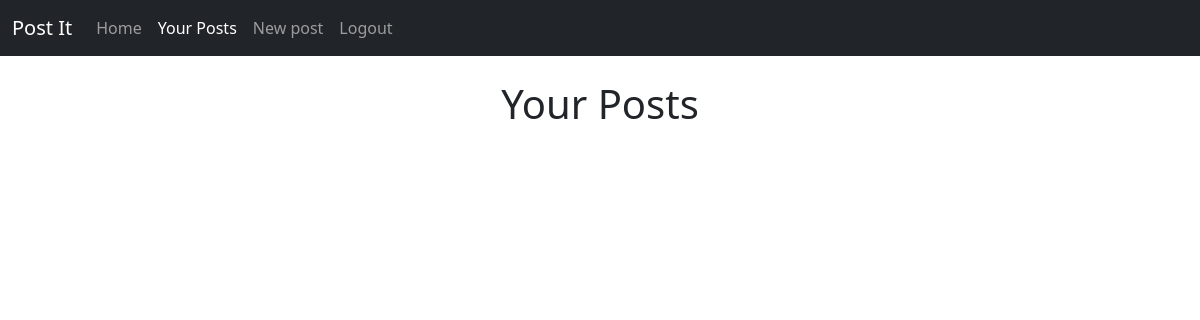
Page /user_post/3/ (signed in) on the earlier database version.
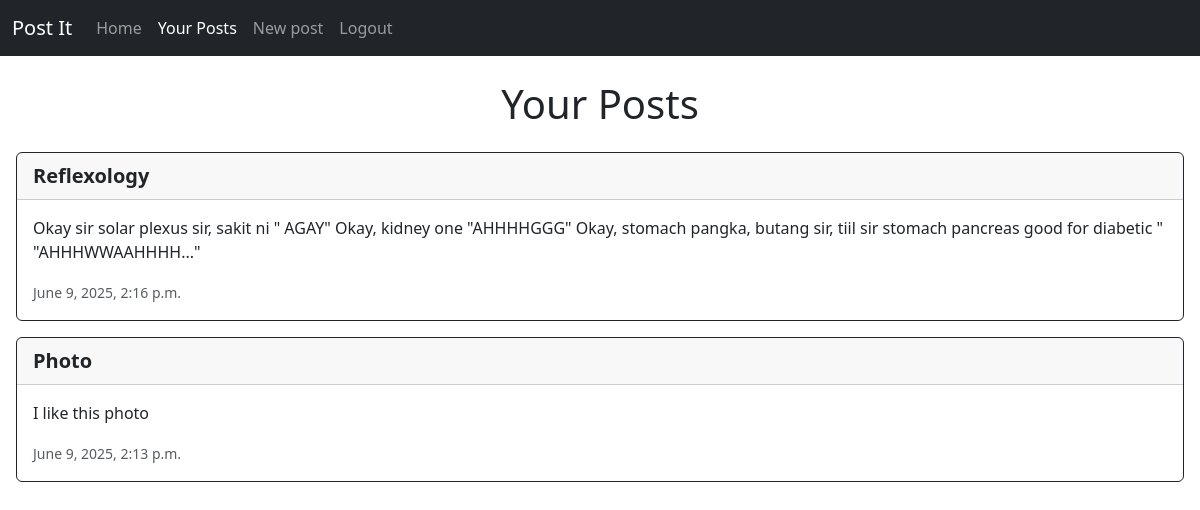
Same page on the later database version.
### api/models.py (models this page shows, shortened)
class PostModel(models.Model):
    title = models.CharField(max_length=100)
    description = models.TextField()
    banner = models.ImageField(upload_to='banners/', null=True, blank=True)
    user = models.ForeignKey('auth.User', on_delete=models.CASCADE, related_name='posts')
    created_at = models.DateTimeField(auto_now_add=True, null=True, blank=True)

### web/views.py (the view)
# urls.py: path("user_post/<int:user_id>/", views.user_post, name="user_post"),
@login_required
def user_post(request, user_id):
    post = PostModel.objects.filter(user_id=user_id).order_by('-created_at')
    return render(request, "web/user_post.html", {"posts": post})

### web/templates/web/user_post.html (shortened to what this page needs)
{% extends 'layout.html' %}
{% block content %}
    <h1 class="text-center my-4">Your Posts</h1>
    {% for post in posts %}
    <a href="{% url 'post_detail' post.id %}" class="text-decoration-none">
        <div class="card border-dark mb-3 m-3">
            <p class="card-header fs-5 fw-bolder" href="#">
                {{post.title}}
            </p>
            <div class="card-body">
                <p class="card-text">{{post.description}}</p>
                <p class="card-text"><small class="text-body-secondary">{{post.created_at}}</small></p>
            </div>
        </div>
    </a>
    {% endfor %}
{% endblock %}

Differences in the rows shown:
added PostModel: title "Reflexology", description "Okay sir solar plexus sir, sakit ni \" AGAY\" Okay, kidney one \"AHHHHGGG\" Okay, stomach pangka, butang sir, tiil sir stomach pancreas good for diabetic \" \"AHHHWWAAHHHH...\"", created_at "June 9, 2025, 2:16 p.m."
added PostModel: title "Photo", description "I like this photo", created_at "June 9, 2025, 2:13 p.m."
